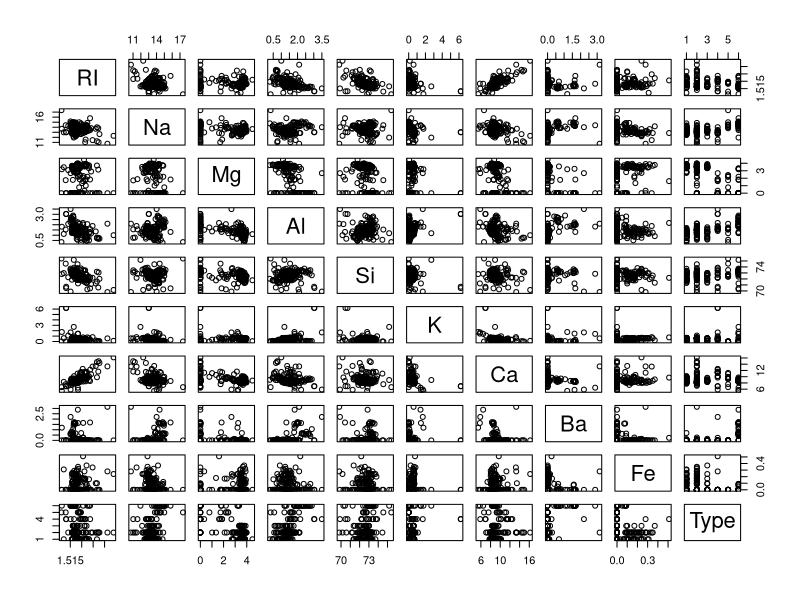
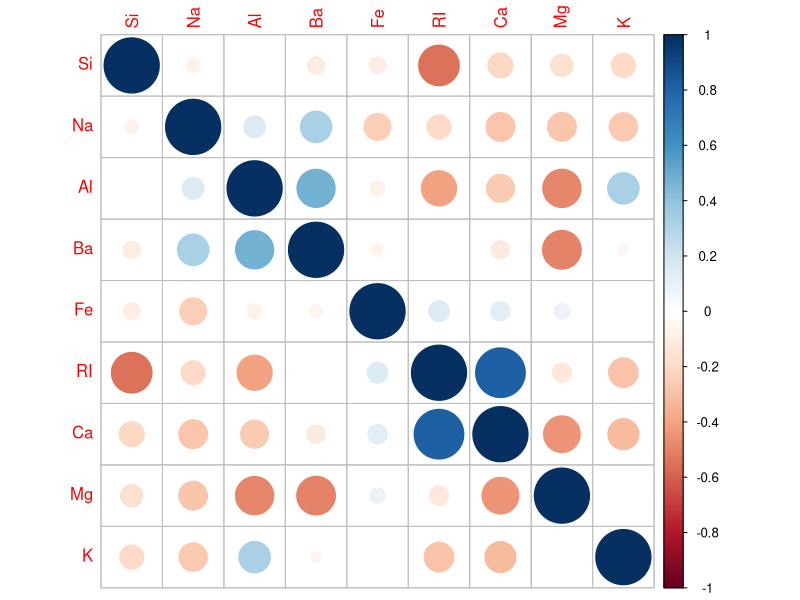

Recreate these plots in R, in order. (Note: this script raises an error after producing the figures.)
## ---- chunk 1
knitr::opts_chunk$set(echo = TRUE)
## ---- chunk 2
library(mlbench)
data("Glass")
head(Glass)
str(Glass)
## ---- chunk 3
pairs(Glass)
## ---- chunk 4
library(corrplot)
corr_pred = cor(Glass[,-10])
corrplot(corr_pred, order = 'hclust')
## ---- chunk 5
idx_highcor = findCorrelation(corr_pred, cutoff = .5)
Glass[,idx_highcor]
## ---- chunk 6
cor(Glass[,-10], as.numeric(Glass[,10]))
## ---- chunk 7
Glass %>%
  select(Mg, Al, Na, Ba, Type) %>%
  gather(Mg, Al, Na, Ba, key = 'Element', value = 'Value') %>%
  ggplot(aes(Type, Value))+
  geom_boxplot()+
  facet_wrap(~Element)
## ---- chunk 8
map_dbl(Glass[,-10], skewness)
## ---- chunk 9
Glass %>%
  select(K, Ba, Ca) %>%
  gather(K, Ba, Ca, key = 'Element', value = 'Value') %>%
  ggplot(aes(Value, fill = Element))+
  geom_histogram(position = 'identity', alpha = .4)
## ---- chunk 10
Glass$Mg = Glass$Mg + 1.e-6 # add a small value so that BoxCoxTransfs will converge 
Glass$K = Glass$K + 1.e-6
Glass$Ba = Glass$Ba + 1.e-6
Glass$Fe = Glass$Fe + 1.e-6

boxcox_skewness = function(x){
  BCT = BoxCoxTrans(x)
  x_bc = predict( BCT, x )
  skewness(x_bc) 
}

map_dbl(Glass[,-10], boxcox_skewness)
## ---- chunk 11
Glass_k_boxcox = BoxCoxTrans(Glass$K) #model
Glass_k_trans = predict(Glass_k_boxcox, Glass$K) #predicted values
hist(Glass_k_trans)
## ---- chunk 12
data("Soybean")
head(Soybean)
## ---- chunk 13
zero_cols = nearZeroVar(Soybean)
Soybean[,zero_cols]
## ---- chunk 14
map_dbl(Soybean, function(x) sum(is.na(x))/nrow(Soybean))
## ---- chunk 15
impute_model = preProcess(Soybean[,-1], method = c('knnImpute'), na.remove = F)
predict(impute_model, Soybean[,-1]) %>%
  map_dbl(function(x) sum(is.na(x)/nrow(.)))
## ---- chunk 16
preProcess( Soybean[,-1], method=c("knnImpute"), na.remove=FALSE ) 
## ---- chunk 17
library(caret)
data('BloodBrain')
data(BloodBrain)
## ---- chunk 18
bbbDescr [map_dbl(bbbDescr , function(x) skewness(x) > 2) == 1]
## ---- chunk 19
zero_cols = nearZeroVar(bbbDescr)
bbbDescr[,zero_cols]
## ---- chunk 20
corrplot(cor(bbbDescr), order = 'hclust')
## ---- chunk 21
highCorr = findCorrelation(cor(bbbDescr), cutoff = .7)
bbbDescr_ind = bbbDescr[,-highCorr]
corrplot( cor(bbbDescr_ind) )
